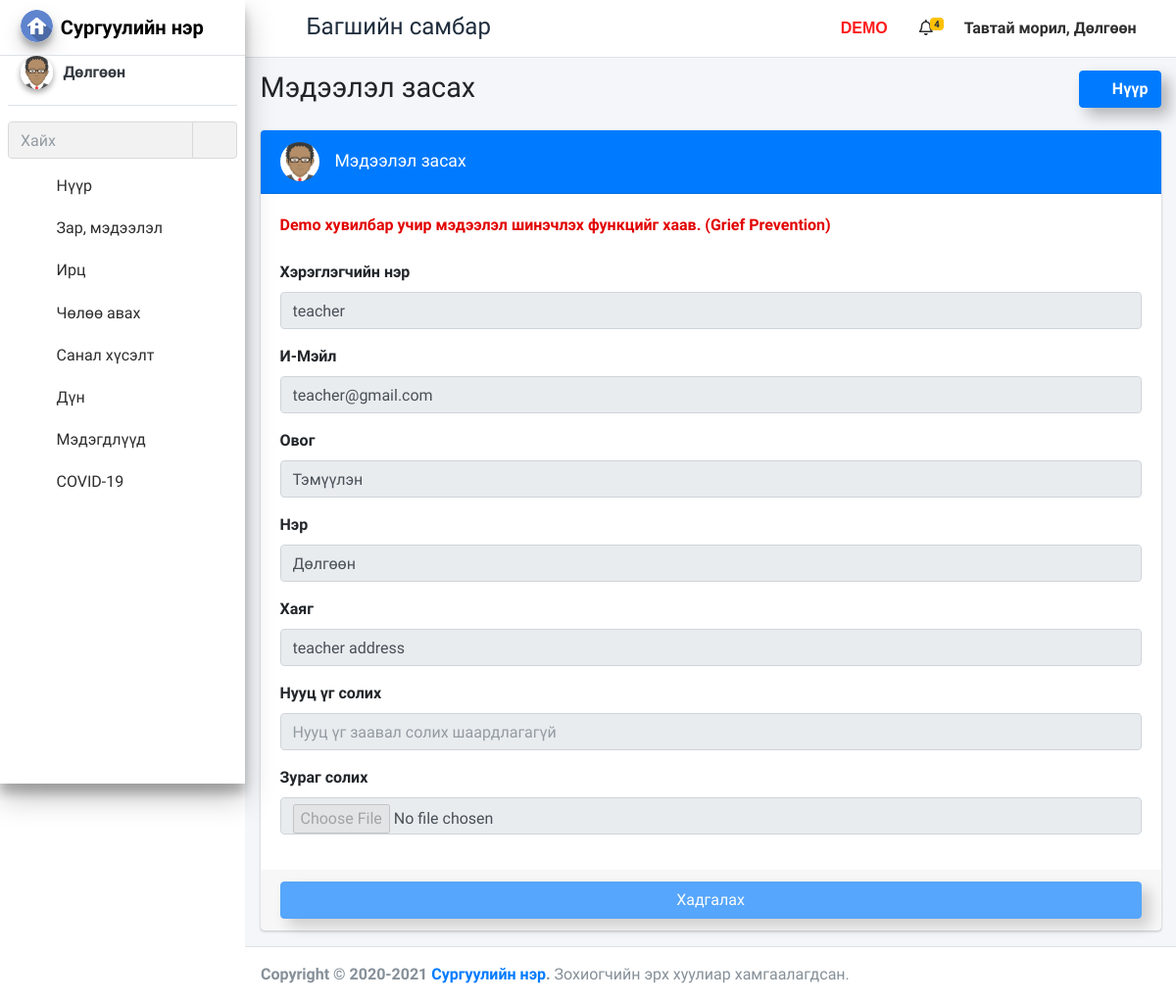
The app's page /staff_profile (signed in), older data.
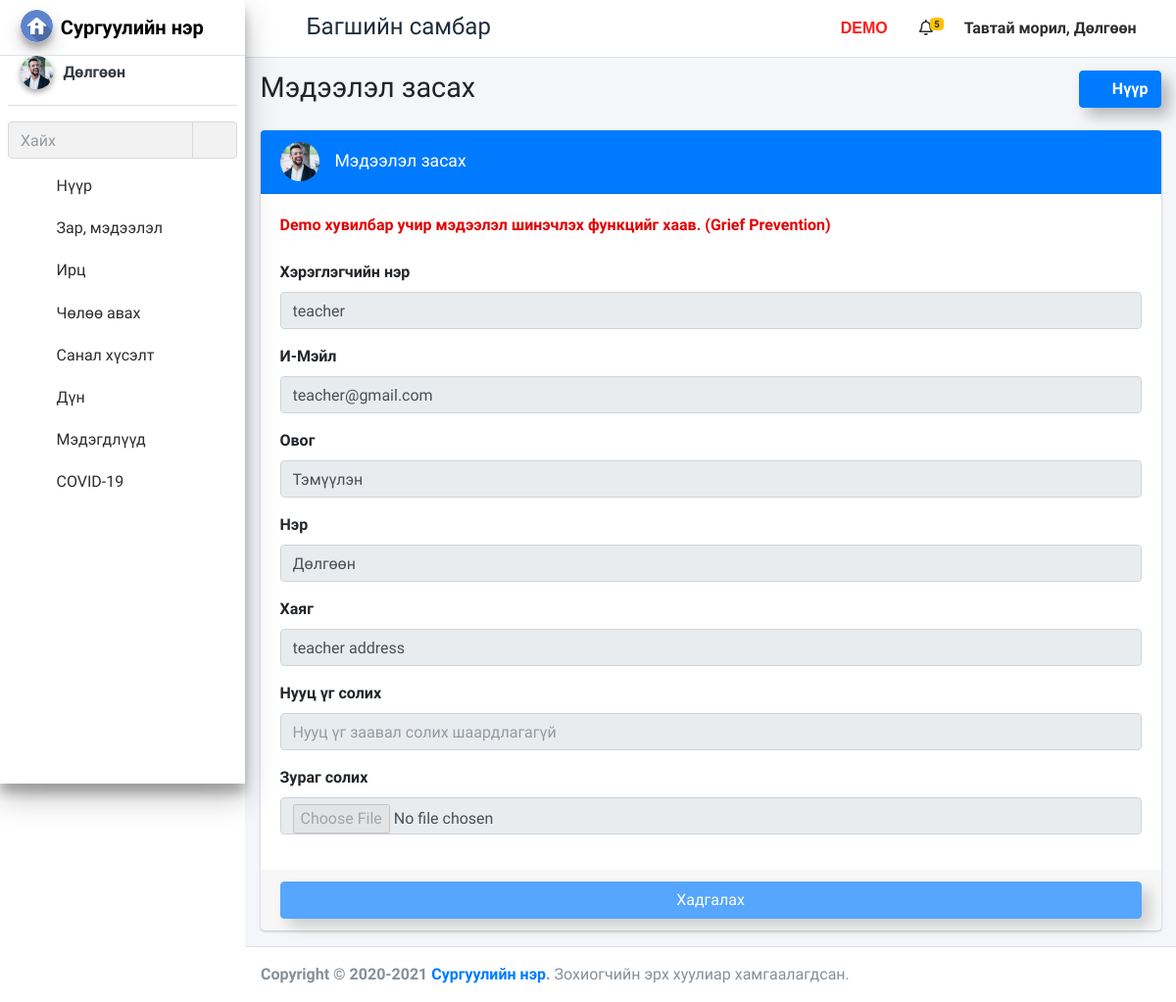
The same page, newer data.
### school_management_app/models.py (models this page shows)
class Staffs(models.Model):
    id=models.AutoField(primary_key=True)
    admin=models.OneToOneField(CustomUser,on_delete=models.CASCADE)
    address=models.TextField()
    created_at=models.DateTimeField(auto_now_add=True)
    updated_at=models.DateTimeField(auto_now_add=True)
    profile_pic=models.FileField(default="")
    fcm_token=models.TextField(default="")
    objects=models.Manager()

### school_management_app/StaffViews.py (the view)
# urls.py: path('staff_profile', StaffViews.staff_profile, name="staff_profile"),
def staff_profile(request):
    user=CustomUser.objects.get(id=request.user.id)
    staff=Staffs.objects.get(admin=user)
    staff_pro=Staffs.objects.get(admin=user)
    staffs=Staffs.objects.get(admin=request.user.id)
    notifications=NotificationStaffs.objects.filter(staff_id=staffs.id)
    return render(request,"staff_template/staff_profile.html",{"notifications":notifications,"user":user,"staff":staff,"staff_pro":staff_pro})

### school_management_app/templates/staff_template/staff_profile.html (shortened to what this page needs)
{% extends 'staff_template/base_template.html' %}
{% block page_title %}
Мэдээлэл засах
{% endblock page_title %}
{% block main_content %}
<section class="content">
  <div class="container-fluid">
    <div class="row">
      <div class="col-md-12">
        <div class="card card-primary">
          <div class="card-header d-flex" style="display: flex; align-items: center;">
            <div class="image">
              <img src="{{ staff.profile_pic }}" class="img-circle" style="width: 40px;" alt="User Image">
            </div>
            <h3 class="card-title ml-3">Мэдээлэл засах</h3>
          </div>
          <form role="form" action="{% url 'staff_profile_save' %}" method="post" enctype="multipart/form-data">
            <div class="card-body">
              <div class="form-group">
                <label style="color: rgb(226, 0, 0);">Demo хувилбар учир мэдээлэл шинэчлэх функцийг хаав. (Grief Prevention)</label>
              </div>
              <div class="form-group">
                <label>Хэрэглэгчийн нэр</label>
                <input type="text" class="form-control" name="username" value="{{ user.username }}" disabled="disabled">
              </div>
              <div class="form-group">
                <label>И-Мэйл</label>
                <input type="text" class="form-control" name="username" value="{{ user.email }}" disabled="disabled">
              </div>
              <div class="form-group">
                <label>Овог</label>
                <input type="text" class="form-control" name="first_name" value="{{ user.first_name }}" disabled>
              </div>
              <div class="form-group">
                <label>Нэр</label>
                <input type="text" class="form-control" name="last_name" value="{{ user.last_name }}" disabled>
              </div>
              <div class="form-group">
                <label>Хаяг</label>
                <input type="text" class="form-control" name="address" value="{{ staff.address }}" disabled>
              </div>
              <div class="form-group">
                <label>Нууц үг солих</label>
                <input type="text" class="form-control" name="password" disabled
                  placeholder="Нууц үг заавал солих шаардлагагүй">
              </div>
              <div class="form-group">
                <label>Зураг солих</label>
                <input type="file" class="form-control" name="profile_pic" accept=".png,.jpg,.jpeg," disabled>
              </div>
            </div>
            <div class="card-footer">
              <button type="submit" class="btn btn-primary btn-block shadow-custom" disabled>Хадгалах</button>
            </div>
          </form>
        </div>
      </div>
    </div>
  </div>
</section>
{% endblock main_content %}

### school_management_app/templates/staff_template/base_template.html (shortened to what this page needs)
{% load static %}
{% load humanize %}
<!DOCTYPE html>
<html>
<head>
  <link rel="stylesheet" href="{% static "plugins/fontawesome-free/css/all.min.css" %}">
  <link rel="stylesheet" href="https://code.ionicframework.com/ionicons/2.0.1/css/ionicons.min.css">
  <link rel="stylesheet" href="{% static "plugins/tempusdominus-bootstrap-4/css/tempusdominus-bootstrap-4.min.css" %}">
  <link rel="stylesheet" href="{% static "plugins/icheck-bootstrap/icheck-bootstrap.min.css" %}">
  <link rel="stylesheet" href="{% static "plugins/jqvmap/jqvmap.min.css" %}">
  <link rel="stylesheet" href="{% static "dist/css/adminlte.min.css" %}">
  <link rel="stylesheet" href="{% static "plugins/overlayScrollbars/css/OverlayScrollbars.min.css" %}">
  <link rel="stylesheet" href="{% static "plugins/daterangepicker/daterangepicker.css" %}">
  <link rel="stylesheet" href="{% static "plugins/summernote/summernote-bs4.css" %}">
  <link rel="stylesheet" href="{% static "custom/css/style.css" %}">
</head>
<body class="hold-transition sidebar-mini layout-fixed layout-navbar-fixed">
  <div class="wrapper">
    <nav class="main-header navbar navbar-expand navbar-white navbar-light">
      <ul class="navbar-nav">
        <li class="nav-item">
          <a class="nav-link" data-widget="pushmenu" href="#"><i class="fas fa-bars"></i></a>
        </li>
      </ul>
      <h4 class="title-c1" style="margin-left: 10px;margin-top: 5px;">
        <span class="desktop">Багшийн самбар</span>
      </h4>
      <ul class="navbar-nav ml-auto">
        <li class="nav-item d-flex">
          <a class="nav-link">
            <span class="desktop-demo">DEMO</span>
        </li>
        <li class="nav-item dropdown">
          <a class="nav-link" data-toggle="dropdown" href="#">
            <i class="far fa-bell"></i>
            {% if notifications.count == 0 %}
            <span class="badge badge-warning navbar-badge"></span>
            {% else %}
            <span class="badge badge-warning navbar-badge font-weight-bold">{{notifications.count}}</span>
            {% endif %}
          </a>
        </li>
        <li class="nav-item d-flex">
          <a class="nav-link title-c2" style="white-space: nowrap; cursor: pointer;" data-toggle="dropdown" aria-haspopup="true" aria-expanded="false">
            <span class="hidden">Тавтай морил, </span>{{ user.last_name }}
            <i class="fas fa-angle-down"></i>
          </a>
        </li>
      </ul>
    </nav>
    {% include 'staff_template/sidebar_template.html' with user=user id=id %}
    <div class="content-wrapper">
      <div class="content-header">
        <div class="container-fluid">
          <div class="row mb-2">
            <div class="col-sm-6">
              <h1 class="m-0">
                {% block page_title %}
                {% endblock page_title %}
              </h1>
            </div>
            <div class="col-sm-6">
              <ol class="breadcrumb float-sm-right">
                <li class="breadcrumb-item"><a class="btn btn-primary shadow-custom font-weight-bold" href="{% url 'staff_home' %}"><i class="nav-icon fas fa-tachometer-alt mr-2"></i>Нүүр</a></li>
              </ol>
            </div>
          </div>
        </div>
      </div>
      {% block main_content %}{% endblock main_content %}
    </div>
    {% include 'staff_template/footer.html' %}
  </div>
</body>
</html>

### school_management_app/templates/staff_template/sidebar_template.html (shortened to what the changed rows need)
{% load static %}
  <aside class="main-sidebar sidebar-light-primary elevation-4">
    <div class="sidebar">
      <div class="user-panel mt-3 pb-3 mb-3 d-flex">
        <div class="image">
          <img src="{{ staff_pro.profile_pic }}" class="img-circle elevation-2 zoomD" alt="User Image">
        </div>
      </div>
            {% url 'staff_home' as staff_home %}
            {% url 'staff_news' as staff_news %}
            {% url 'staff_take_attendance' as staff_take_attendance %}
            {% url 'staff_update_attendance' as staff_update_attendance %}
            {% url 'staff_apply_leave' as staff_apply_leave %}
            {% url 'staff_feedback' as staff_feedback %}
            {% url 'staff_add_result' as staff_add_result %}
            {% url 'edit_student_result' as edit_student_result %}
            {% url 'start_live_classroom' as start_live_classroom %}
            {% url 'staff_all_notification' as staff_all_notification %}
            {% url 'tcovid19' as tcovid19 %}
    </div>
  </aside>

Row changes from the older to the newer data that the page shows:
changed Staffs "teacher address": profile_pic: a different picture
Text that changed along with them:
{{ notifications.count }}: "4" → "5"
